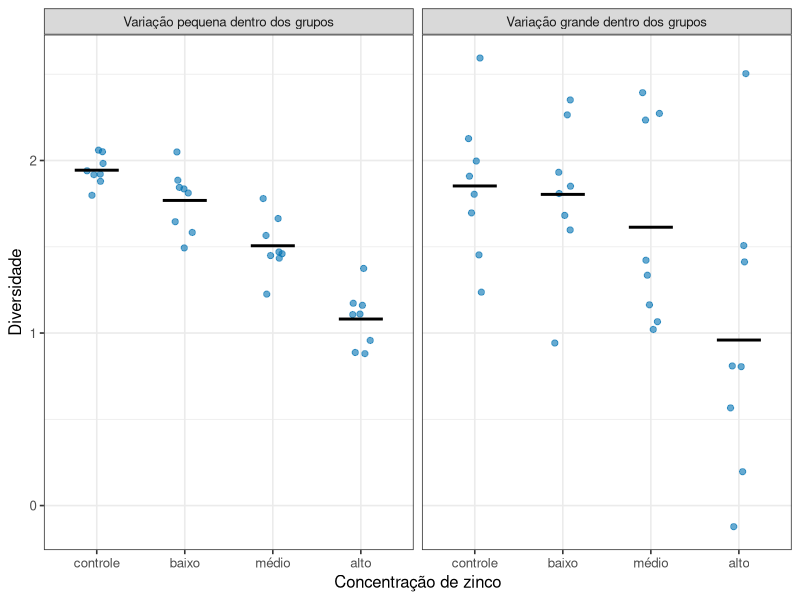
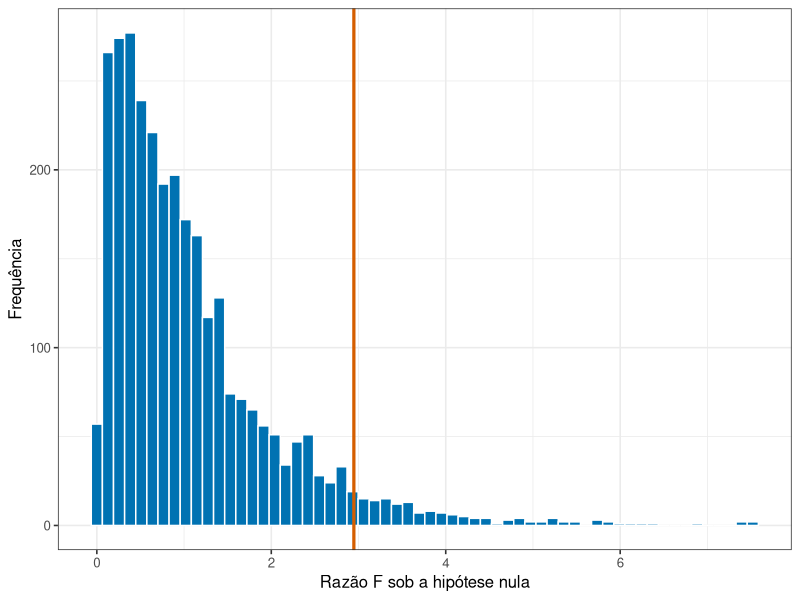
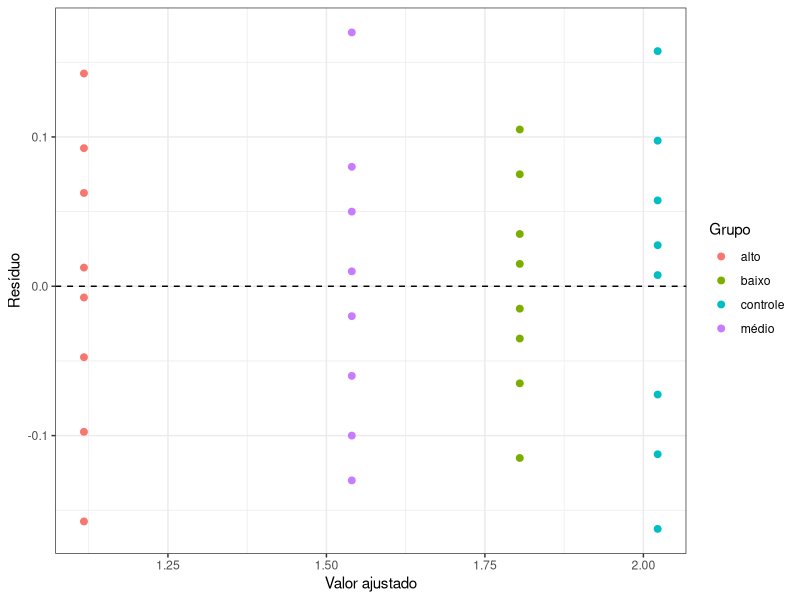
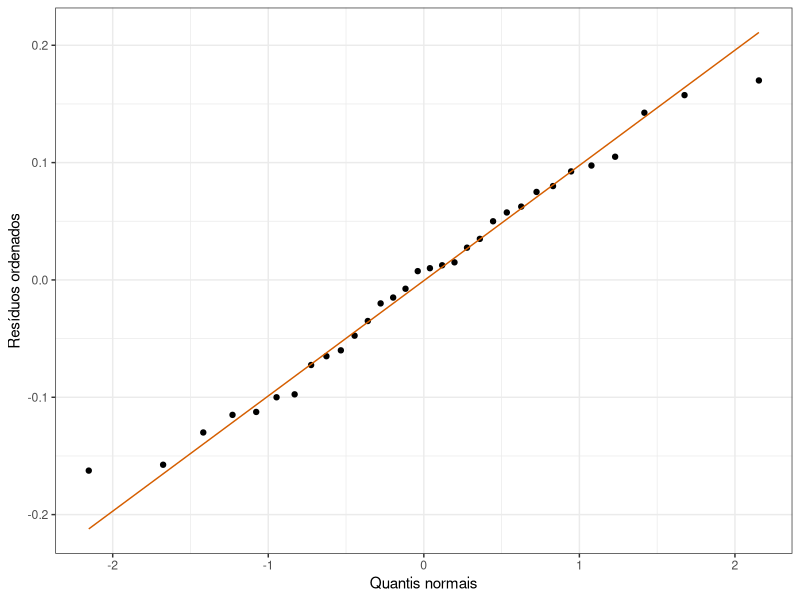

Source code (R) for these figures, in order:
## ---- chunk 1
#| include: false
library(tidyverse)
theme_set(theme_bw(base_size = 12))
## ---- chunk 2
#| code-fold: true
#| code-summary: "Ver os dados dos dois cenários"
#| label: fig-pread10-dois-cenarios
#| fig-cap: "Dois experimentos com as mesmas quatro médias de grupo (linhas horizontais) e variações internas diferentes."
#| fig-alt: "Dois painéis lado a lado. No painel da esquerda, os pontos de cada grupo estão bem agrupados e os quatro níveis aparecem separados. No painel da direita, os pontos se espalham muito e as nuvens dos quatro grupos se sobrepõem quase inteiramente."
#| fig-height: 3.6

library(tidyverse)

medias_grupo <- c(2.0, 1.8, 1.5, 1.1)
grupos <- c("controle", "baixo", "médio", "alto")

dados <- bind_rows(
  tibble(cenario = "Variação pequena dentro dos grupos",
         grupo = rep(grupos, each = 8),
         valor = rnorm(32, mean = rep(medias_grupo, each = 8), sd = 0.15)),
  tibble(cenario = "Variação grande dentro dos grupos",
         grupo = rep(grupos, each = 8),
         valor = rnorm(32, mean = rep(medias_grupo, each = 8), sd = 0.60))
) |>
  mutate(
    grupo = fct_relevel(grupo, grupos),
    cenario = fct_relevel(cenario, "Variação pequena dentro dos grupos")
  )

ggplot(dados, aes(x = grupo, y = valor)) +
  geom_jitter(width = 0.12, alpha = 0.6, size = 1.8, colour = "#0072B2") +
  stat_summary(fun = mean, geom = "crossbar", width = 0.5, linewidth = 0.4) +
  facet_wrap(~ cenario) +
  labs(x = "Concentração de zinco", y = "Diversidade")
## ---- chunk 3
#| code-fold: true
#| code-summary: "Ver o cálculo manual completo da ANOVA"
#| label: tbl-pread10-anova-manual
#| tbl-cap: "Tabela ANOVA calculada a partir das definições das somas de quadrados."
library(tidyverse)

dados_exemplo <- tibble(
  grupo = factor(rep(c("controle", "baixo", "alto"), each = 4)),
  diversidade = c(8, 9, 7, 8, 7, 6, 8, 7, 4, 5, 3, 4)
)

media_geral <- mean(dados_exemplo$diversidade)
resumo_grupos <- dados_exemplo |>
  summarise(n = n(), media = mean(diversidade), .by = grupo)

sq_total <- sum((dados_exemplo$diversidade - media_geral)^2)
sq_entre <- sum(resumo_grupos$n * (resumo_grupos$media - media_geral)^2)
sq_dentro <- dados_exemplo |>
  left_join(resumo_grupos, by = "grupo") |>
  summarise(sq = sum((diversidade - media)^2)) |>
  pull(sq)

k <- n_distinct(dados_exemplo$grupo)
N <- nrow(dados_exemplo)

tabela_anova <- tibble(
  fonte = c("Tratamentos", "Resíduo", "Total"),
  soma_quadrados = c(sq_entre, sq_dentro, sq_total),
  graus_liberdade = c(k - 1, N - k, N - 1),
  quadrado_medio = c(sq_entre / (k - 1), sq_dentro / (N - k), NA_real_),
  F = c((sq_entre / (k - 1)) / (sq_dentro / (N - k)), NA_real_, NA_real_)
)

knitr::kable(tabela_anova, digits = 3)
## ---- chunk 4
#| code-fold: true
#| code-summary: "Ver a simulação da distribuição F"
#| label: fig-pread10-distribuicao-f
#| fig-cap: "Valores de F obtidos em 3000 experimentos simulados sem nenhum efeito de tratamento (quatro grupos, oito canais por grupo)."
#| fig-alt: "Histograma assimétrico à direita, concentrado perto de zero, com uma cauda que se estende até valores maiores. Uma linha vertical marca o limiar acima do qual ficam os 5% maiores valores de F."
#| fig-height: 3.2

library(tidyverse)

f_nulos <- replicate(3000, {
  d <- tibble(grupo = rep(letters[1:4], each = 8), valor = rnorm(32, 1.6, 0.5))
  summary(aov(valor ~ grupo, data = d))[[1]][["F value"]][1]
})

limiar_5pc <- qf(0.95, df1 = 3, df2 = 28)

ggplot(tibble(f = f_nulos), aes(x = f)) +
  geom_histogram(bins = 60, fill = "#0072B2", colour = "white") +
  geom_vline(xintercept = limiar_5pc, colour = "#D55E00", linewidth = 1.1) +
  labs(x = "Razão F sob a hipótese nula", y = "Frequência")
## ---- chunk 5
#| echo: false
prop_acima <- mean(f_nulos >= limiar_5pc)

limiar_txt <- formatC(limiar_5pc, format = "f", digits = 2, decimal.mark = ",")
prop_txt   <- formatC(100 * prop_acima, format = "f", digits = 1, decimal.mark = ",")
## ---- chunk 6
#| code-fold: true
#| code-summary: "Ver a ANOVA no R"
library(tidyverse)

medias_grupo <- c(2.0, 1.8, 1.5, 1.1)
grupos <- c("controle", "baixo", "médio", "alto")

dados_precisos <- tibble(
  grupo = factor(rep(grupos, each = 8), levels = grupos),
  valor = rnorm(32, mean = rep(medias_grupo, each = 8), sd = 0.15)
)

modelo_anova <- aov(valor ~ grupo, data = dados_precisos)
summary(modelo_anova)
## ---- chunk 7
#| code-fold: true
#| code-summary: "Ver diagnóstico de resíduos da ANOVA"
#| label: fig-pread10-diagnosticos
#| fig-cap: "Diagnósticos do modelo de um fator: resíduos contra valores ajustados e gráfico quantil-quantil."
#| fig-alt: "O primeiro painel mostra resíduos distribuídos ao redor de zero em quatro valores ajustados; o segundo compara resíduos ordenados com uma linha normal."
#| fig-height: 4.4
library(tidyverse)

dados <- tibble(
  grupo = factor(rep(c("controle", "baixo", "médio", "alto"), each = 8)),
  valor = c(
    2.12, 1.91, 2.05, 2.18, 1.86, 2.03, 1.95, 2.08,
    1.74, 1.91, 1.82, 1.69, 1.88, 1.77, 1.84, 1.79,
    1.41, 1.62, 1.55, 1.48, 1.71, 1.44, 1.59, 1.52,
    1.02, 1.21, 1.13, 0.96, 1.18, 1.07, 1.26, 1.11
  )
)

modelo <- aov(valor ~ grupo, data = dados)
diagnostico <- tibble(
  ajustado = fitted(modelo),
  residuo = residuals(modelo),
  grupo = dados$grupo
)

ggplot(diagnostico, aes(x = ajustado, y = residuo, colour = grupo)) +
  geom_hline(yintercept = 0, linetype = 2) +
  geom_point(size = 2) +
  labs(x = "Valor ajustado", y = "Resíduo", colour = "Grupo") +
  theme_bw(base_size = 11)

ggplot(diagnostico, aes(sample = residuo)) +
  stat_qq() +
  stat_qq_line(colour = "#D55E00") +
  labs(x = "Quantis normais", y = "Resíduos ordenados") +
  theme_bw(base_size = 11)
